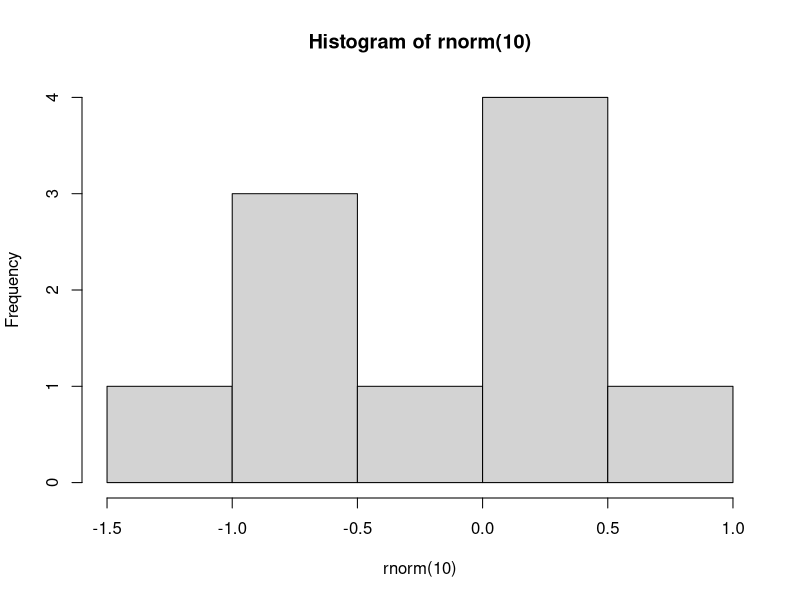

R code for this plot:
## ---- chunk 1
#| label: fig-polar
#| fig-cap: "A line plot on a polar axis" #
print(1 + 1) + 5
## ---- chunk 2
#| echo: false

hist(rnorm(10))



